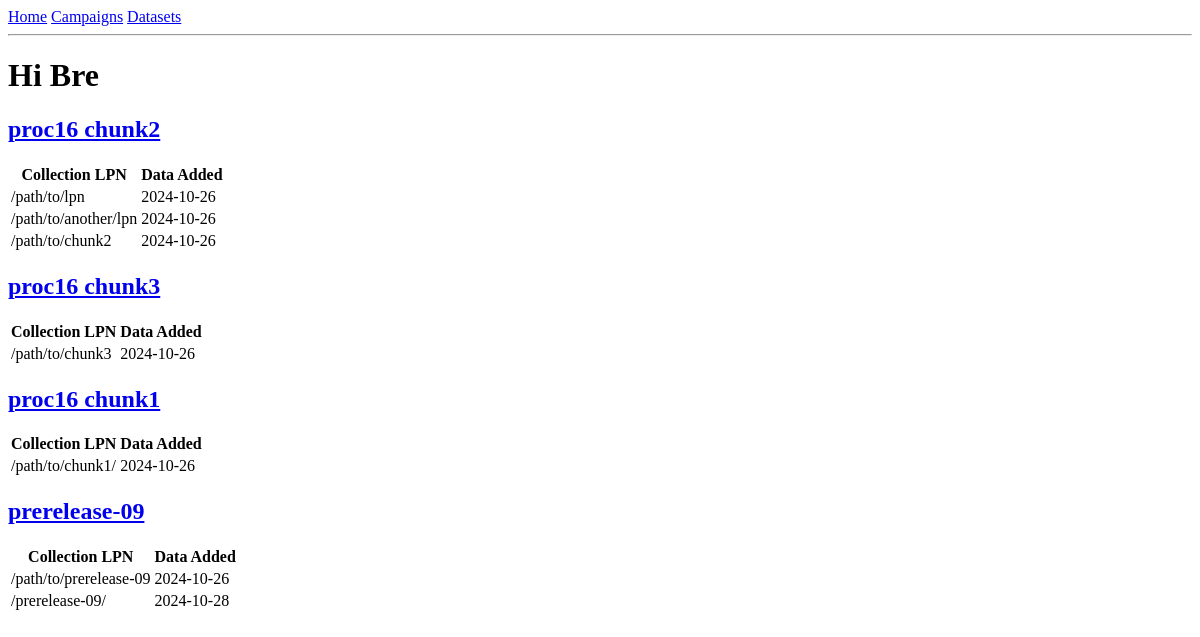
The page /index on the database as committed earlier.
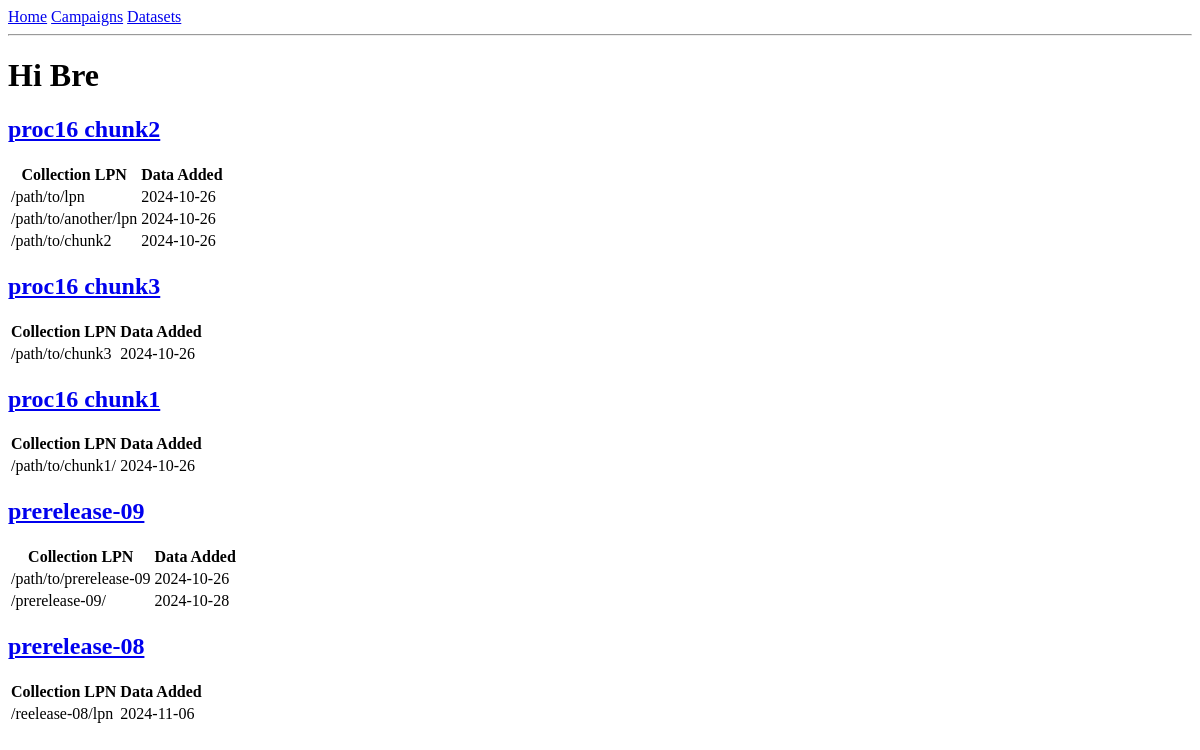
The same page on the database as committed later.
### app/models.py (models this page shows, shortened)
class Campaign(db.Model):
    __tablename__ = "Campaign"
    id = db.Column(db.Integer, primary_key=True)
    name = db.Column(db.String(20), unique = True)
    exp_range = db.Column(db.String(20))
    start_date = db.Column(db.Date, default=datetime.utcnow)
    active_campaign = db.Column(db.Boolean, default = True)
    datasets = db.relationship("Dataset", back_populates="campaign")

class Dataset(db.Model):
    __tablename__ = "Dataset"
    id = db.Column(db.Integer, primary_key = True)
    collection_lpn = db.Column(db.String(50), unique=True)
    date_added = db.Column(db.Date, default=datetime.utcnow)
    campaign_id = db.Column(db.Integer, db.ForeignKey("Campaign.id"))
    campaign = db.relationship("Campaign", back_populates='datasets')

### app/routes.py (the view)
@app.route('/')
@app.route('/index')
def index():
    campaigns = models.Campaign.query.all()
    datasets = models.Dataset.query.all()
    return render_template("index.html", campaigns = campaigns, datasets=datasets)

### app/templates/index.html
{% extends "base.html" %}
{% block content %}
    <h1>Hi Bre</h1>
   {% include "tables/datasets_table.html" %}
{% endblock %}

### app/templates/tables/datasets_table.html
{% for campaign in campaigns %}
    <h2><a href={{ url_for("campaigns", id=campaign.id)}}> {{campaign.name}}</a> </h2>
    <table>
        <tr>
            <th>Collection LPN</th>
            <th>Data Added</th>
        </tr>
        {% for dataset in datasets %}
            {% if dataset.campaign.id == campaign.id %}
            <tr>
                <td>{{ dataset.collection_lpn }}</td>
                <td>{{ dataset.date_added }}</td>
            </tr>
            {% endif %}
        {%  endfor %}
    </table>
{% endfor %}

Rows that differ between the two databases and show on the page:
added Campaign: name "prerelease-08"
added Dataset: collection_lpn "/reelease-08/lpn", date_added "2024-11-06", shown under "prerelease-08"
